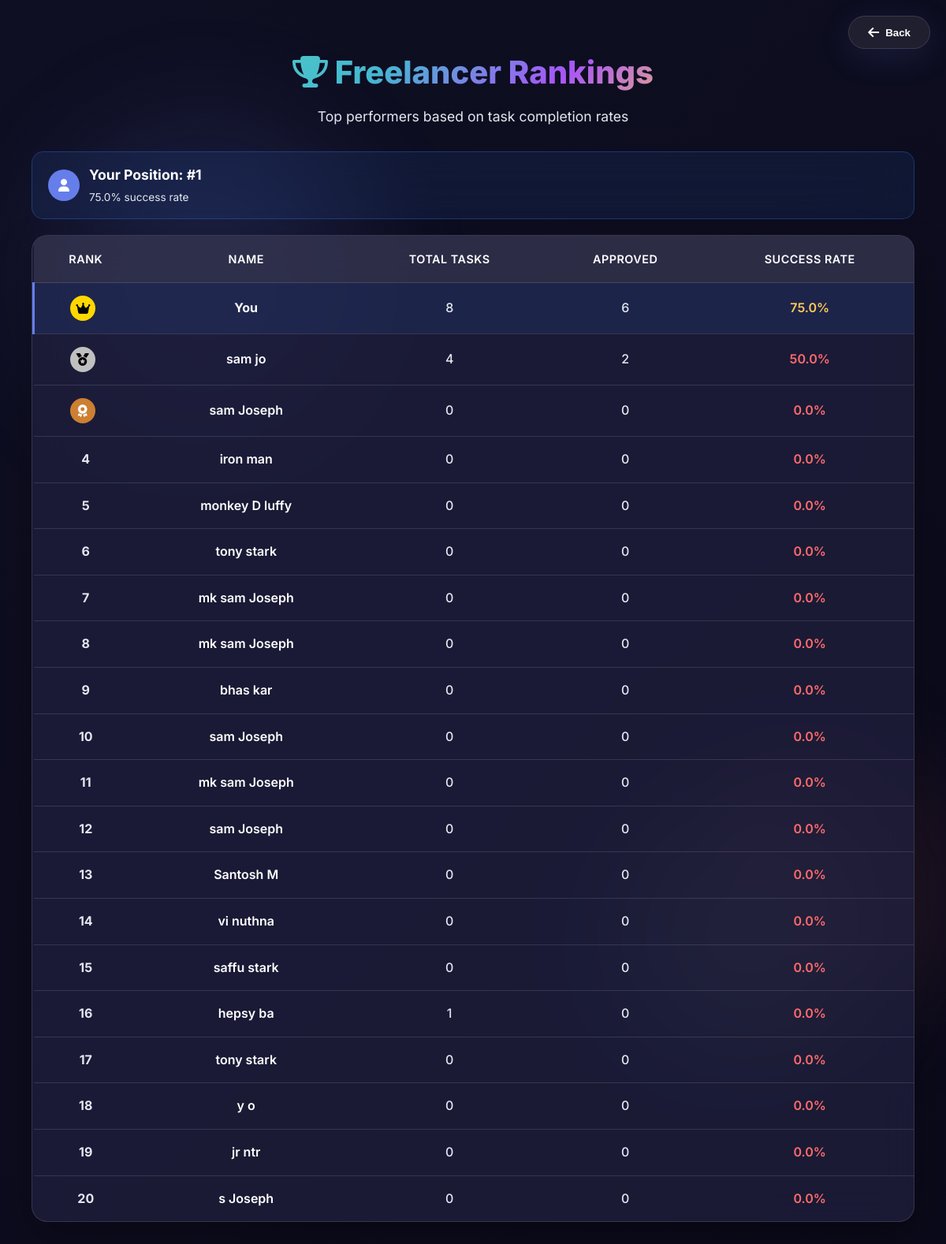
Page /freelancer/view-rank/ (signed in) on the committed database.
### freelancer/models.py (models this page shows, shortened)
class FreelancerProfile(models.Model):
    user = models.OneToOneField(User, on_delete=models.CASCADE)
    full_name = models.CharField(max_length=100)
    professional_title = models.CharField(max_length=200, blank=True, null=True)
    bio = models.TextField(blank=True, null=True)
    location = models.CharField(max_length=100, blank=True, null=True)
    city = models.CharField(max_length=100, blank=True, null=True)
    latitude = models.FloatField(blank=True, null=True)
    longitude = models.FloatField(blank=True, null=True)
    timezone = models.CharField(max_length=50, blank=True, null=True, default='IST')
    skills = models.TextField(blank=True, null=True, default="", help_text="Enter skills separated by commas")
    experience_level = models.CharField(
        max_length=50,
        choices=[
            ('entry', 'Entry Level (0-2 years)'),
            ('intermediate', 'Intermediate (2-5 years)'),
            ('expert', 'Expert (5+ years)')
        ],
        blank=True, null=True
    )
    availability_status = models.CharField(
        max_length=20,
        choices=[
            ('available', 'Available'),
            ('busy', 'Busy'),
            ('offline', 'Offline')
        ],
        default='available'
    )
    linkedin = models.URLField(blank=True, null=True)
    github = models.URLField(blank=True, null=True)
    profile_picture = models.ImageField(upload_to="profile_pics/", blank=True, null=True)
    resume = models.FileField(upload_to="resumes/", blank=True, null=True)
    created_at = models.DateTimeField(auto_now_add=True)
    last_login_date = models.DateField(blank=True, null=True)
    login_streak = models.IntegerField(default=0)
    total_earnings = models.DecimalField(max_digits=10, decimal_places=0, default=0)
    task_completion_rate = models.FloatField(default=0)  # Stores % of approved tasks
    rank_position = models.IntegerField(default=0)

### freelancer/views.py (the view)
# urls.py: path('freelancer/view-rank/',freelancer_view_rank,name="freelancer_view_rank"),
@login_required
def freelancer_view_rank(request):
    freelancers = []
    current_user_freelancer = FreelancerProfile.objects.get(user=request.user)
    for freelancer in FreelancerProfile.objects.all():
        total_tasks = Task.objects.filter(project__freelancer=freelancer).count()
        approved_tasks = Task.objects.filter(project__freelancer=freelancer, approval_status='approved').count()
        completion_rate = (approved_tasks / total_tasks * 100) if total_tasks else 0
        freelancers.append({
            'profile': freelancer,
            'total_tasks': total_tasks,
            'approved_tasks': approved_tasks,
            'completion_rate': round(completion_rate, 2),
            'is_current_user': freelancer == current_user_freelancer
        })
    freelancers_sorted = sorted(freelancers, key=lambda x: x['completion_rate'], reverse=True)
    current_user_rank = None
    for idx, f in enumerate(freelancers_sorted, start=1):
        f['rank'] = idx
        if f['is_current_user']:
            current_user_rank = {
                'rank': idx,
                'total_tasks': f['total_tasks'],
                'approved_tasks': f['approved_tasks'],
                'completion_rate': f['completion_rate']
            }
    context = {
        'freelancers': freelancers_sorted,
        'current_user_rank': current_user_rank
    }
    return render(request, 'freelancer/view_ranks.html', context)

### templates/freelancer/view_ranks.html (shortened to what this page needs)
<!DOCTYPE html>
{% load static %}
<html lang="en">
<head>
    <link rel="stylesheet" href="https://cdnjs.cloudflare.com/ajax/libs/font-awesome/6.4.0/css/all.min.css">
</head>
<body>
    <div class="bg-animation">
        <div class="floating-orb orb-1"></div>
        <div class="floating-orb orb-2"></div>
        <div class="floating-orb orb-3"></div>
    </div>
    <div class="container">
        <button class="back-button" onclick="goBack()">
            <i class="fas fa-arrow-left"></i> Back
        </button>
        <div class="header">
            <h1><i class="fas fa-trophy"></i> Freelancer Rankings</h1>
            <p>Top performers based on task completion rates</p>
        </div>
        {% if current_user_rank %}
        <div class="current-user-position">
            <div class="current-user-info">
                <div class="current-user-avatar">
                    <i class="fas fa-user"></i>
                </div>
                <div class="current-user-details">
                    <h3>Your Position: #{{ current_user_rank.rank }}</h3>
                    <p>{{ current_user_rank.completion_rate|floatformat:1 }}% success rate</p>
                </div>
            </div>
        </div>
        {% endif %}
        <div class="table-container">
            <table>
                <thead>
                    <tr>
                        <th>Rank</th>
                        <th>Name</th>
                        <th>Total Tasks</th>
                        <th>Approved</th>
                        <th>Success Rate</th>
                    </tr>
                </thead>
                <tbody>
                    {% for f in freelancers %}
                    <tr {% if f.is_current_user %}class="current-user"{% endif %}>
                        <td class="rank-cell rank-{{ f.rank }}">
                            {% if f.rank == 1 %}
                                <span class="rank-medal"><i class="fas fa-crown"></i></span>
                            {% elif f.rank == 2 %}
                                <span class="rank-medal"><i class="fas fa-medal"></i></span>
                            {% elif f.rank == 3 %}
                                <span class="rank-medal"><i class="fas fa-award"></i></span>
                            {% else %}
                                {{ f.rank }}
                            {% endif %}
                        </td>
                        <td class="name-cell">
                            {% if f.is_current_user %}
                                <strong>You</strong>
                            {% else %}
                                {{ f.profile.full_name }}
                            {% endif %}
                        </td>
                        <td class="stats-cell">{{ f.total_tasks }}</td>
                        <td class="stats-cell">{{ f.approved_tasks }}</td>
                        <td class="completion-cell
                            {% if f.completion_rate >= 80 %}high-completion
                            {% elif f.completion_rate >= 60 %}medium-completion
                            {% else %}low-completion{% endif %}">
                            {{ f.completion_rate|floatformat:1 }}%
                        </td>
                    </tr>
                    {% endfor %}
                </tbody>
            </table>
        </div>
    </div>
</body>
</html>

### rows in the picture
FreelancerProfile: shows "You", total_tasks "8", approved_tasks "6", completion_rate "75.0"
FreelancerProfile: profile.full_name "sam jo", total_tasks "4", approved_tasks "2", completion_rate "50.0"
FreelancerProfile: profile.full_name "sam Joseph", total_tasks "0", approved_tasks "0", completion_rate "0.0"
FreelancerProfile: rank "4", profile.full_name "iron man", total_tasks "0", approved_tasks "0", completion_rate "0.0"
FreelancerProfile: rank "5", profile.full_name "monkey D luffy", total_tasks "0", approved_tasks "0", completion_rate "0.0"
FreelancerProfile: rank "6", profile.full_name "tony stark", total_tasks "0", approved_tasks "0", completion_rate "0.0"
FreelancerProfile: rank "7", profile.full_name "mk sam Joseph", total_tasks "0", approved_tasks "0", completion_rate "0.0"
FreelancerProfile: rank "8", profile.full_name "mk sam Joseph", total_tasks "0", approved_tasks "0", completion_rate "0.0"
FreelancerProfile: rank "9", profile.full_name "bhas kar", total_tasks "0", approved_tasks "0", completion_rate "0.0"
FreelancerProfile: rank "10", profile.full_name "sam Joseph", total_tasks "0", approved_tasks "0", completion_rate "0.0"
FreelancerProfile: rank "11", profile.full_name "mk sam Joseph", total_tasks "0", approved_tasks "0", completion_rate "0.0"
FreelancerProfile: rank "12", profile.full_name "sam Joseph", total_tasks "0", approved_tasks "0", completion_rate "0.0"
FreelancerProfile: rank "13", profile.full_name "Santosh M", total_tasks "0", approved_tasks "0", completion_rate "0.0"
FreelancerProfile: rank "14", profile.full_name "vi nuthna", total_tasks "0", approved_tasks "0", completion_rate "0.0"
FreelancerProfile: rank "15", profile.full_name "saffu stark", total_tasks "0", approved_tasks "0", completion_rate "0.0"
FreelancerProfile: rank "16", profile.full_name "hepsy ba", total_tasks "1", approved_tasks "0", completion_rate "0.0"
FreelancerProfile: rank "17", profile.full_name "tony stark", total_tasks "0", approved_tasks "0", completion_rate "0.0"
FreelancerProfile: rank "18", profile.full_name "y o", total_tasks "0", approved_tasks "0", completion_rate "0.0"
FreelancerProfile: rank "19", profile.full_name "jr ntr", total_tasks "0", approved_tasks "0", completion_rate "0.0"
FreelancerProfile: rank "20", profile.full_name "s Joseph", total_tasks "0", approved_tasks "0", completion_rate "0.0"

### other values in the picture
{{ current_user_rank.rank }} "1"
{{ current_user_rank.completion_rate|floatformat:1 }} "75.0"
